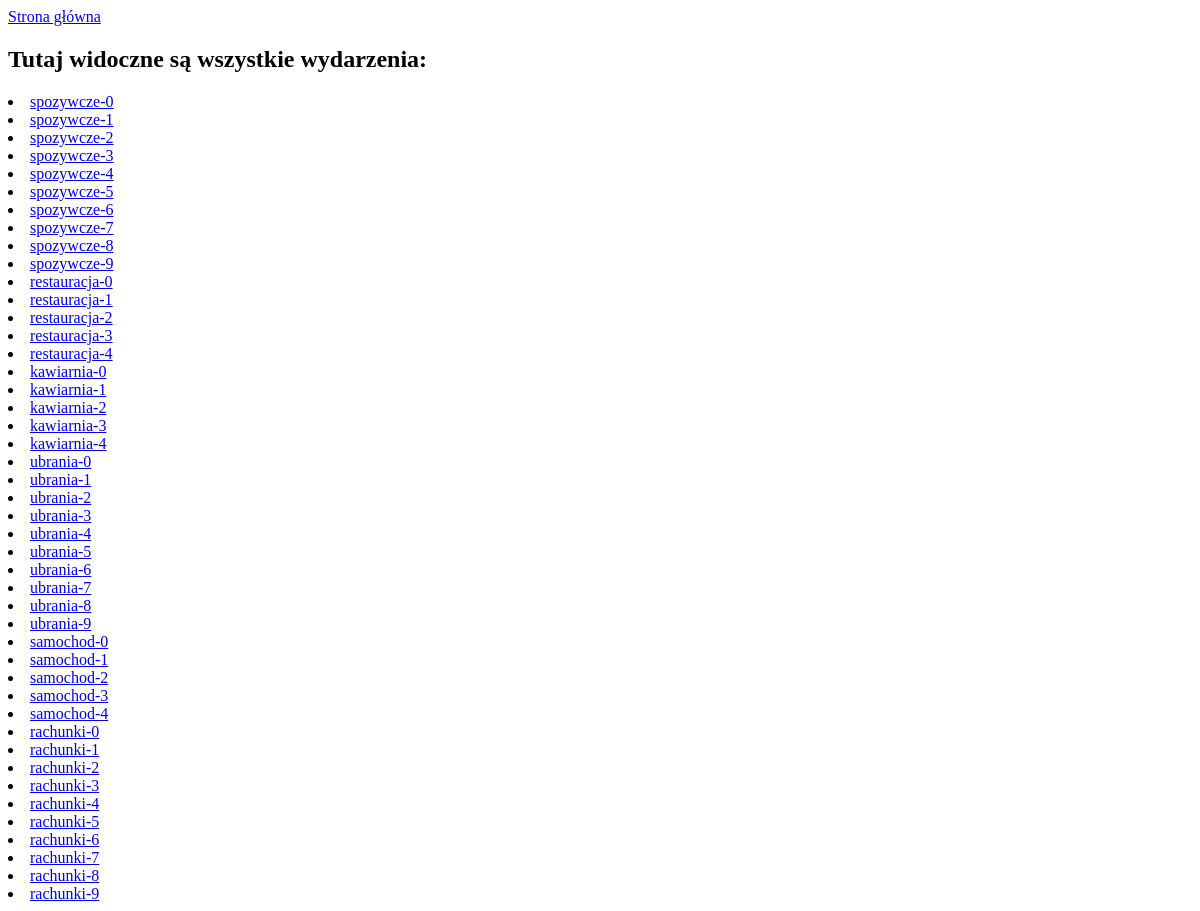
Before: /budget/events/ with the older database file.
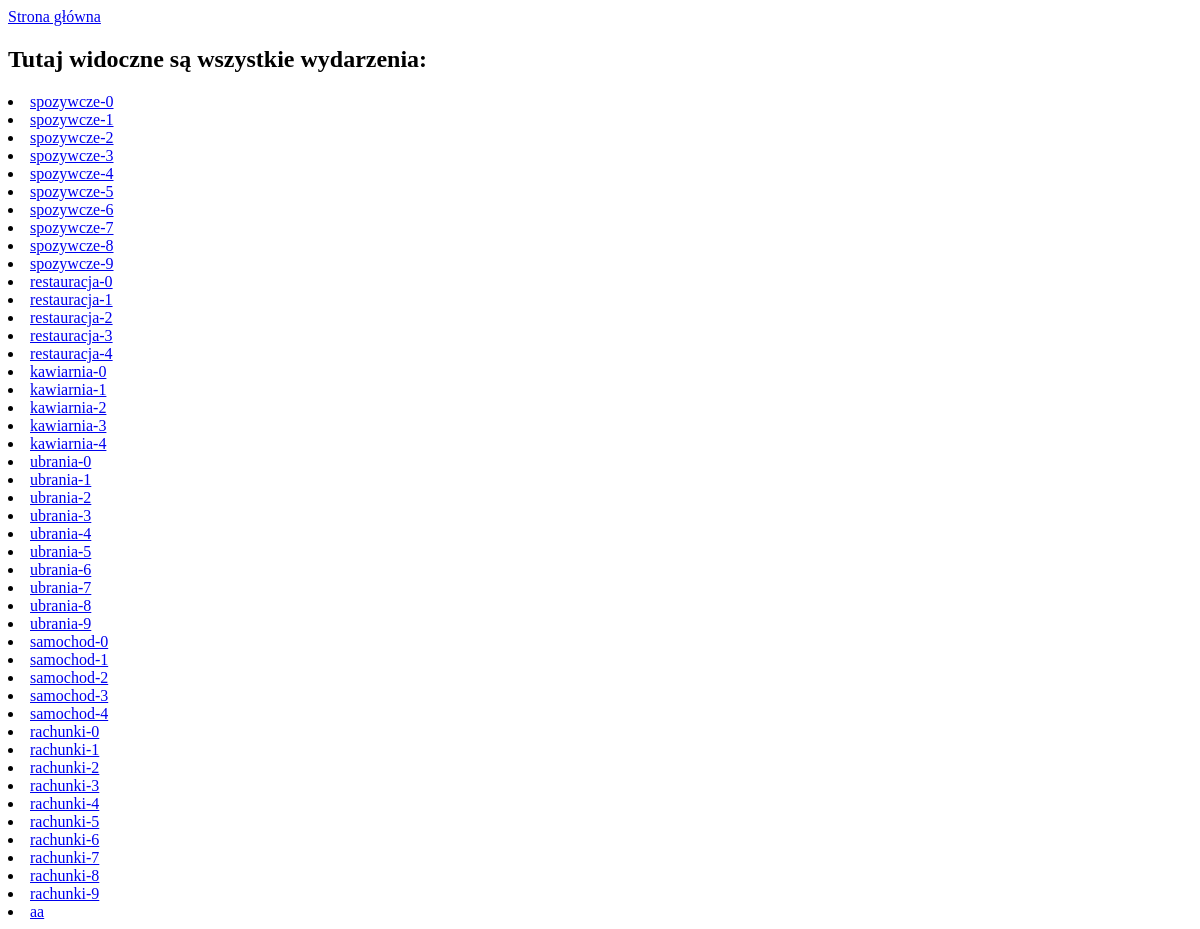
After: the same page with the newer database file.
### budget/models.py (models this page shows)
class Event(models.Model):
    title = models.CharField(max_length=512)
    expense = models.ManyToManyField(Expense, null=True)
    def __str__(self):
        return self.title

### budget/views.py (the view)
# urls.py: path('events/', views.events, name='events'),
def events(request):
    events = Event.objects.all()
    template = loader.get_template('budget/events.html')
    context = {
        'events': events,
    }
    return HttpResponse(template.render(context, request))

### budget/templates/budget/events.html
<a href="/budget/">Strona główna</a>
<h2>Tutaj widoczne są wszystkie wydarzenia:</h2>
{% for event in events %}
	<li><a href="/budget/event/{{ event }}/">{{ event }}</a></li>
{% endfor %}

Changed rows visible on the page:
added Event: title "aa"
